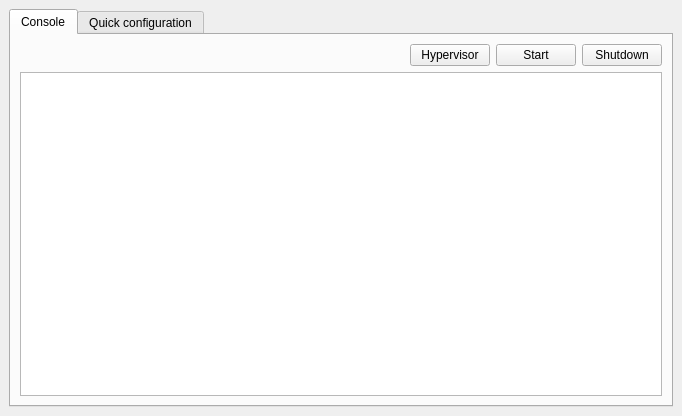
<ui version="4.0" >
 <class>FormInspector</class>
 <widget class="QWidget" name="FormInspector" >
  <property name="geometry" >
   <rect>
    <x>0</x>
    <y>0</y>
    <width>682</width>
    <height>416</height>
   </rect>
  </property>
  <property name="windowTitle" >
   <string>Node configuration</string>
  </property>
  <layout class="QVBoxLayout" >
   <property name="margin" >
    <number>9</number>
   </property>
   <property name="spacing" >
    <number>6</number>
   </property>
   <item>
    <widget class="QTabWidget" name="tabWidget" >
     <property name="currentIndex" >
      <number>0</number>
     </property>
     <widget class="QWidget" name="Console" >
      <attribute name="title" >
       <string>Console</string>
      </attribute>
      <layout class="QVBoxLayout" >
       <property name="margin" >
        <number>9</number>
       </property>
       <property name="spacing" >
        <number>6</number>
       </property>
       <item>
        <layout class="QHBoxLayout" >
         <property name="margin" >
          <number>0</number>
         </property>
         <property name="spacing" >
          <number>6</number>
         </property>
         <item>
          <widget class="QLabel" name="labelStatus" >
           <property name="text" >
            <string/>
           </property>
           <property name="pixmap" >
            <pixmap>../svg/icons/led_red.svg</pixmap>
           </property>
           <property name="scaledContents" >
            <bool>false</bool>
           </property>
          </widget>
         </item>
         <item>
          <spacer>
           <property name="orientation" >
            <enum>Qt::Horizontal</enum>
           </property>
           <property name="sizeHint" >
            <size>
             <width>131</width>
             <height>20</height>
            </size>
           </property>
          </spacer>
         </item>
         <item>
          <widget class="QPushButton" name="pushButton_Hypervisor" >
           <property name="text" >
            <string>Hypervisor</string>
           </property>
          </widget>
         </item>
         <item>
          <widget class="QPushButton" name="pushButton_Start" >
           <property name="text" >
            <string>Start</string>
           </property>
          </widget>
         </item>
         <item>
          <widget class="QPushButton" name="pushButton_Shutdown" >
           <property name="text" >
            <string>Shutdown</string>
           </property>
          </widget>
         </item>
        </layout>
       </item>
       <item>
        <widget class="Console" name="textEditConsole" >
         <property name="font" >
          <font>
           <family>Courier 10 Pitch</family>
           <pointsize>10</pointsize>
          </font>
         </property>
        </widget>
       </item>
      </layout>
     </widget>
     <widget class="QWidget" name="General" >
      <attribute name="title" >
       <string>Quick configuration</string>
      </attribute>
      <layout class="QVBoxLayout" >
       <property name="margin" >
        <number>9</number>
       </property>
       <property name="spacing" >
        <number>6</number>
       </property>
       <item>
        <layout class="QGridLayout" >
         <property name="margin" >
          <number>0</number>
         </property>
         <property name="spacing" >
          <number>6</number>
         </property>
         <item row="1" column="0" >
          <widget class="QLabel" name="label" >
           <property name="text" >
            <string>IP address</string>
           </property>
          </widget>
         </item>
         <item row="2" column="0" >
          <widget class="QLabel" name="label_3" >
           <property name="text" >
            <string>Mask</string>
           </property>
          </widget>
         </item>
         <item row="2" column="1" >
          <widget class="QLineEdit" name="lineEditMask" />
         </item>
         <item row="1" column="1" >
          <widget class="QLineEdit" name="lineEditIP" />
         </item>
         <item row="1" column="2" >
          <spacer>
           <property name="orientation" >
            <enum>Qt::Horizontal</enum>
           </property>
           <property name="sizeHint" >
            <size>
             <width>291</width>
             <height>20</height>
            </size>
           </property>
          </spacer>
         </item>
         <item row="3" column="0" >
          <widget class="QLabel" name="label_4" >
           <property name="text" >
            <string>Gateway</string>
           </property>
          </widget>
         </item>
         <item row="3" column="1" >
          <widget class="QLineEdit" name="lineEditGateway" />
         </item>
         <item row="0" column="1" >
          <widget class="QLineEdit" name="lineEditHostname" />
         </item>
         <item row="0" column="2" >
          <spacer>
           <property name="orientation" >
            <enum>Qt::Horizontal</enum>
           </property>
           <property name="sizeHint" >
            <size>
             <width>291</width>
             <height>20</height>
            </size>
           </property>
          </spacer>
         </item>
         <item row="3" column="2" >
          <spacer>
           <property name="orientation" >
            <enum>Qt::Horizontal</enum>
           </property>
           <property name="sizeHint" >
            <size>
             <width>291</width>
             <height>20</height>
            </size>
           </property>
          </spacer>
         </item>
         <item row="0" column="0" >
          <widget class="QLabel" name="label_2" >
           <property name="text" >
            <string>Hostname</string>
           </property>
          </widget>
         </item>
         <item row="2" column="2" >
          <spacer>
           <property name="orientation" >
            <enum>Qt::Horizontal</enum>
           </property>
           <property name="sizeHint" >
            <size>
             <width>291</width>
             <height>20</height>
            </size>
           </property>
          </spacer>
         </item>
        </layout>
       </item>
       <item>
        <spacer>
         <property name="orientation" >
          <enum>Qt::Vertical</enum>
         </property>
         <property name="sizeHint" >
          <size>
           <width>20</width>
           <height>101</height>
          </size>
         </property>
        </spacer>
       </item>
      </layout>
     </widget>
    </widget>
   </item>
  </layout>
 </widget>
 <customwidgets>
  <customwidget>
   <class>Console</class>
   <extends>QTextEdit</extends>
   <header>Console</header>
  </customwidget>
 </customwidgets>
 <tabstops>
  <tabstop>textEditConsole</tabstop>
  <tabstop>pushButton_Start</tabstop>
  <tabstop>pushButton_Shutdown</tabstop>
  <tabstop>tabWidget</tabstop>
  <tabstop>lineEditGateway</tabstop>
  <tabstop>lineEditIP</tabstop>
  <tabstop>lineEditMask</tabstop>
  <tabstop>lineEditHostname</tabstop>
 </tabstops>
 <resources/>
 <connections/>
</ui>
